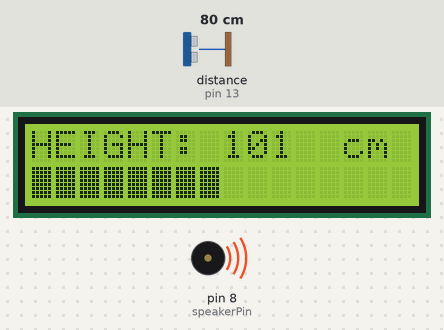
Bench run of a sketch on a simulated Arduino Uno, built with avr-gcc and run on an emulated ATmega328P. On the bench: 16×2 character LCD, buzzer (waves = sounding). The test bench sets the inputs (shaded band); at power-on: distance to the obstacle (sensor on pin 13) 80 cm. The echo pulse lasts 58.3 µs per cm; what the sketch prints to the serial monitor is not drawn.

Above: at 1.2 s.
1.3 s: distance to the obstacle (sensor on pin 13) set to 120 cm
At 2.7 s:
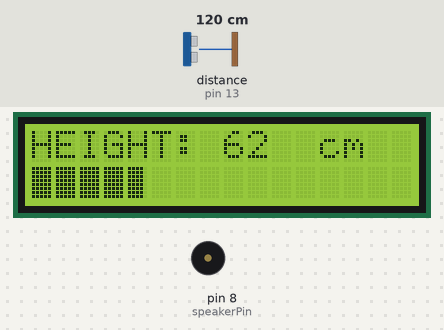
3.1 s: distance to the obstacle (sensor on pin 13) set to 2 cm
At 3.6 s:
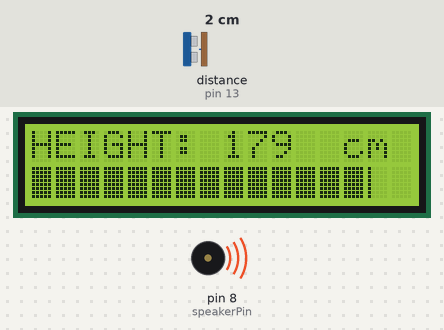
4.6 s: distance to the obstacle (sensor on pin 13) set to 4 cm
At 5.2 s:
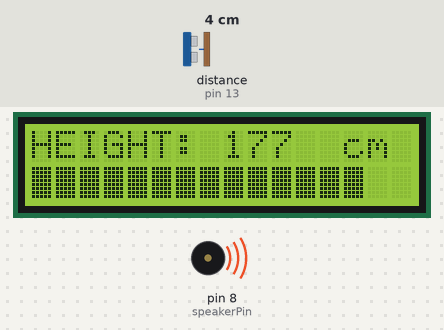
6.1 s: distance to the obstacle (sensor on pin 13) set to 9 cm
At 6.8 s:
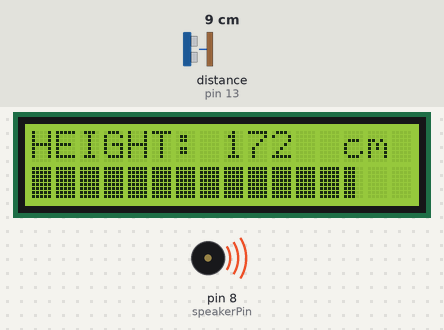
7.6 s: distance to the obstacle (sensor on pin 13) set to 18 cm
At 8.5 s:
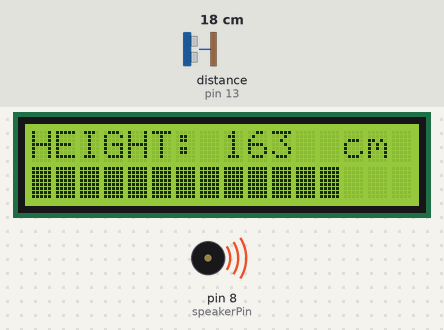
9.1 s: distance to the obstacle (sensor on pin 13) set to 35 cm
At 10.2 s:
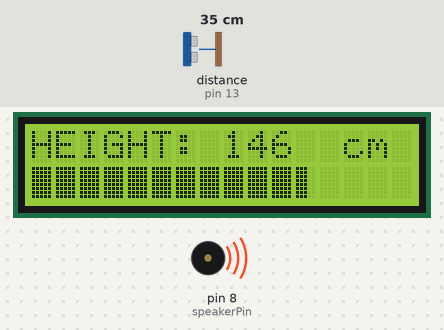
Timing chart, 0 to 11.6 s (numbered marks = the images above; inputs shaded):
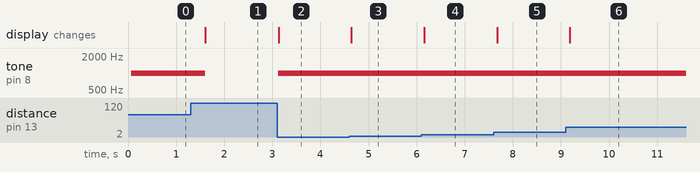

Measured:
- after the input at 1.3 s, tone on pin 8 (speakerPin): 1000 Hz → silent after 0.30 s; the display: changes after 0.30 s (image 1)
- after the input at 3.1 s, tone on pin 8 (speakerPin): silent → 1000 Hz at once; the display: changes at once (image 2)
- after the input at 4.6 s, the display: changes at once (image 3)
- after the input at 6.1 s, the display: changes after 0.06 s (image 4)
- after the input at 7.6 s, the display: changes after 0.07 s (image 5)
- after the input at 9.1 s, the display: changes after 0.09 s (image 6)

The sketch:

height.ino
```cpp
// Created by Rohan Barnwal!!!!!!!!
// -:AATAM NIRBHAR BHARAT:-
#include <LiquidCrystal.h>

// includes the LcdBarGraph Library
#include <LcdBarGraph.h>

// Maximum distance we want to ping for (in centimeters).
#define max_distance 200

// Creates an LCD object. Parameters: (rs, enable, d4, d5, d6, d7)
LiquidCrystal lcd(12, 11, 5, 4, 3, 2);

LcdBarGraph lbg(&lcd, 16, 0, 1); // Creates an LCD Bargraph object.

const int trigPin = 12;
const int echoPin = 13;
long duration;
int distance;
int distance1;
int speakerPin = 8;
void setup()
{
  lcd.begin(16,2); // Initializes the interface to the LCD screen
  Serial.begin(9600);
  pinMode(trigPin, OUTPUT);
  pinMode(echoPin, INPUT);
}

void loop()
{
  // Write a pulse to the HC-SR04 Trigger Pin
  digitalWrite(trigPin, LOW);
  delayMicroseconds(2);
  digitalWrite(trigPin, HIGH);
  delayMicroseconds(10);
  digitalWrite(trigPin, LOW);

  // Measure the response from the HC-SR04 Echo Pin
  duration = pulseIn(echoPin, HIGH);

  // Determine distance from duration
  // Use 343 metres per second as speed of sound
  distance= duration*0.034/2;
  distance1= 180 - distance ;
  // Prints "Distance: <value>" on the first line of the LCD

  if (distance1 > 100) {
   tone (speakerPin, 1000);

   } else {
    noTone (speakerPin);

  }
  lcd.setCursor(0,0);
  lcd.print("HEIGHT: ");
  lcd.print(distance1);
  lcd.print("  cm  ");
 Serial.println(distance1);
  // Draws bargraph on the second line of the LCD
  lcd.setCursor(0,1);
  lbg.drawValue(distance1, max_distance);
  delay(500);
}
```
